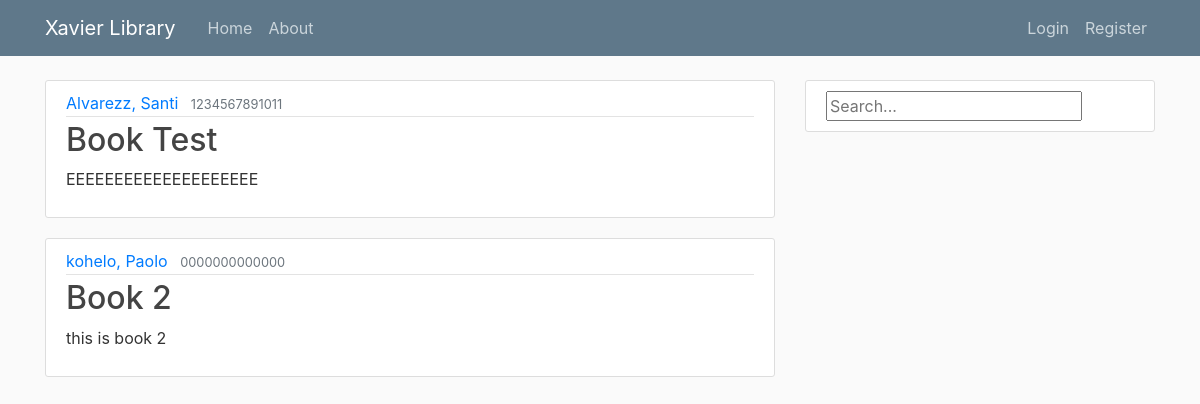
The app's page /, older data.
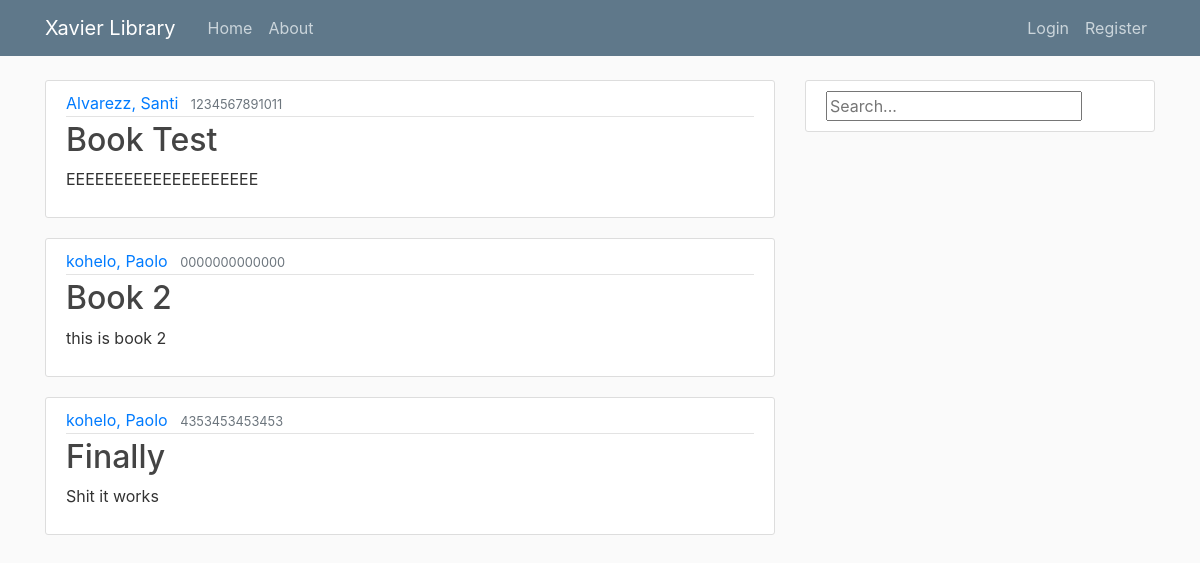
The same page, newer data.
### library/models.py (models this page shows, shortened)
class Book(models.Model):
    title = models.CharField(max_length=200)
    author = models.ForeignKey('Author', on_delete=models.SET_NULL, null=True)
    summary = models.TextField(max_length=1000, help_text="Enter a brief description of the book")
    isbn = models.CharField('ISBN', max_length=13,
                            help_text='13 Character <a href="https://www.isbn-international.org/content/what-isbn'
                                      '">ISBN number</a>')
    genre = models.ManyToManyField(Genre, help_text="Select a genre for this book")
    language = models.ForeignKey('Language', on_delete=models.SET_NULL, null=True)
    call = models.CharField('Call Number', max_length=3, help_text="Enter a 3 digit call number", null=True)
    def display_genre(self):
        """Creates a string for the Genre. This is required to display genre in Admin."""
        return ', '.join([genre.name for genre in self.genre.all()[:3]])
    display_genre.short_description = 'Genre'

class Author(models.Model):
    first_name = models.CharField(max_length=100)
    last_name = models.CharField(max_length=100)
    date_of_birth = models.DateField(null=True, blank=True)
    date_of_death = models.DateField('died', null=True, blank=True)
    class Meta:
        ordering = ['last_name', 'first_name']
    def __str__(self):
        return '{0}, {1}'.format(self.last_name, self.first_name)

### library/views.py (the view)
# urls.py: path('', BookListView.as_view(), name='library-home'), #path('', views.home, name='library-home'),
class BookListView(ListView):
	model = Book
	template_name = 'library/home.html'
	context_object_name = 'books'

### library/templates/library/home.html
{% extends "library/base.html" %}
{% block content%}
	{% for book in books %}
		<article class="media content-section">
		  <div class="media-body">
		    <div class="article-metadata">
		      <a class="mr-2" href="#">{{ book.author }}</a>
		      <small class="text-muted">{{ book.isbn }}</small>
		    </div>
		    <h2><a class="article-title" href="{% url 'book-detail' book.id %}">{{ book.title }}</a></h2>
		    <p class="article-content">{{ book.summary }}</p>
		  </div>
		</article>
	{% endfor %}
{% endblock content %}

Row changes from the older to the newer data that the page shows:
added Book: author "kohelo, Paolo", isbn "4353453453453", title "Finally", summary "Shit it works"
